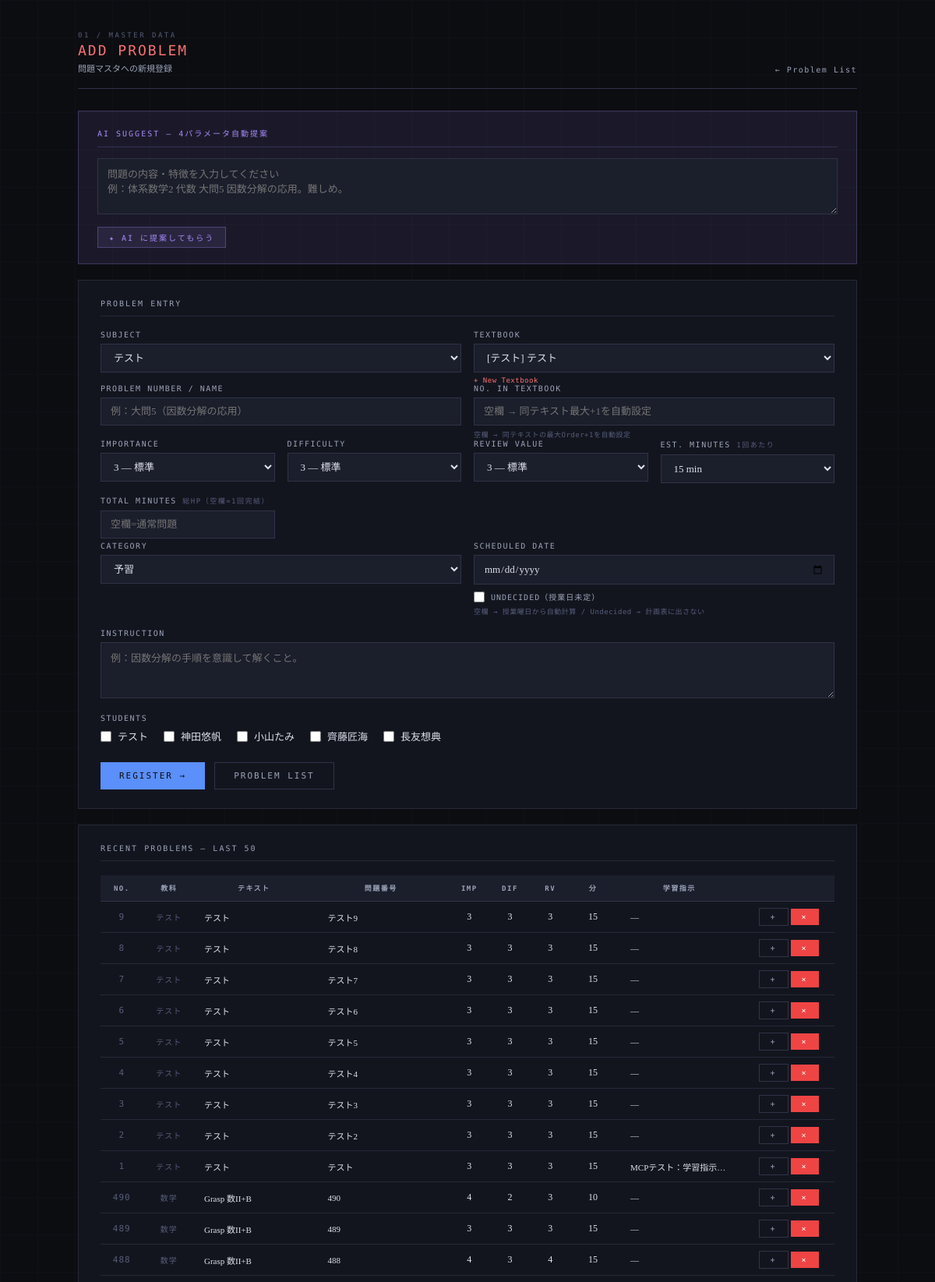
The page /problems (upper part) on the database its author committed.
### tables this page shows
CREATE TABLE students (
            student_id TEXT PRIMARY KEY,
            name TEXT NOT NULL,
            subjects TEXT NOT NULL
        , plan_mode TEXT DEFAULT 'all');

CREATE TABLE problems (
            problem_id INTEGER PRIMARY KEY AUTOINCREMENT,
            subject TEXT NOT NULL,
            textbook TEXT NOT NULL,
            problem_number TEXT NOT NULL,
            importance TEXT NOT NULL,
            type TEXT NOT NULL
        , instruction TEXT, difficulty INTEGER DEFAULT 3, review_value INTEGER DEFAULT 3, estimated_minutes INTEGER DEFAULT 15, textbook_id INTEGER, section_id INTEGER, order_in_textbook INTEGER, total_minutes INTEGER DEFAULT NULL);

### app.py (the view, shortened to what this page needs)
@app.route("/problems", methods=["GET", "POST"])
def problems():
    conn = get_connection()
    c = conn.cursor()
    c.execute("SELECT * FROM students ORDER BY student_id")
    students = c.fetchall()
    c.execute("""
        SELECT p.problem_id, p.subject, p.textbook, p.problem_number,
               p.importance, p.difficulty, p.review_value,
               p.estimated_minutes, p.instruction, p.order_in_textbook
        FROM problems p
        ORDER BY p.problem_id DESC LIMIT 50
    """)
    probs = c.fetchall()
    c.execute("""
        SELECT t.textbook_id, t.name, t.subject,
               s.name as series_name
        FROM textbooks t
        LEFT JOIN series s ON t.series_id = s.series_id
        ORDER BY t.subject, s.name, t.name
    """)
    textbooks_list = c.fetchall()
    c.execute("SELECT DISTINCT subjects FROM students ORDER BY subjects")
    all_subjects = []
    for row in c.fetchall():
        for subj in row["subjects"].split(","):
            s = subj.strip()
            if s and s not in all_subjects:
                all_subjects.append(s)
    all_subjects = sorted(all_subjects)
    conn.close()
    return render_template("problems.html",
                           students=students,
                           problems=probs,
                           textbooks=textbooks_list,
                           all_subjects=all_subjects)

### database.py (called while the page is built)
def get_connection():
    conn = sqlite3.connect(DB_PATH)
    conn.row_factory = sqlite3.Row
    return conn

### templates/problems.html (shortened to what this page needs)
<!DOCTYPE html>
<html lang="ja">
<head>
</head>
<body>
<div class="container">
  <div class="page-header fade-in">
    <div>
      <div class="page-label">01 / Master Data</div>
      <div class="page-title">Add Problem</div>
      <div class="page-title-ja">問題マスタへの新規登録</div>
    </div>
    <a class="page-header-back" href="/problems/list">Problem List</a>
  </div>
  <div class="ai-box fade-in">
    <div class="ai-box-title">AI Suggest — 4パラメータ自動提案</div>
    <textarea id="ai-input"
      placeholder="問題の内容・特徴を入力してください&#10;例：体系数学2 代数 大問5 因数分解の応用。難しめ。"></textarea>
    <div style="display:flex;gap:12px;align-items:center;margin-top:12px;">
      <button class="btn btn-purple btn-sm" onclick="askAI()">✦ AI に提案してもらう</button>
    </div>
  </div>
  <div class="card fade-in">
    <div class="card-title">Problem Entry</div>
    <form method="POST" id="problem-form">
      <div class="grid-2">
        <div>
          <label>Subject</label>
          <select name="subject" id="f-subject" onchange="filterTextbooks()">
            {% for subj in all_subjects %}
            <option value="{{ subj }}">{{ subj }}</option>
            {% endfor %}
          </select>
        </div>
        <div>
          <label>Textbook</label>
          <select name="textbook_id" id="f-textbook_id">
            {% for t in textbooks %}
            <option value="{{ t.textbook_id }}" data-subject="{{ t.subject }}">
              {% if t.series_name %}[{{ t.series_name }}] {% endif %}{{ t.name }}
            </option>
            {% endfor %}
          </select>
          <p class="hint">
            <a href="/textbooks" style="color:#f87171;">+ New Textbook</a>
          </p>
        </div>
      </div>
      <div class="grid-2" style="margin-top:0;">
        <div>
          <label>Problem Number / Name</label>
          <input type="text" name="problem_number" id="f-problem_number"
            placeholder="例：大問5（因数分解の応用）" required>
        </div>
        <div>
          <label>No. in Textbook</label>
          <input type="number" name="order_in_textbook" id="f-order_in_textbook"
            min="1" max="9999" placeholder="空欄 → 同テキスト最大+1を自動設定">
          <p class="hint">空欄 → 同テキストの最大Order+1を自動設定</p>
        </div>
      </div>
      <div class="grid-4" style="margin-top:0;">
        <div>
          <label>Importance</label>
          <select name="importance" id="f-importance">
            <option value="3" selected>3 — 標準</option>
          </select>
        </div>
        <div>
          <label>Difficulty</label>
          <select name="difficulty" id="f-difficulty">
            <option value="3" selected>3 — 標準</option>
          </select>
        </div>
        <div>
          <label>Review Value</label>
          <select name="review_value" id="f-review_value">
            <option value="3" selected>3 — 標準</option>
          </select>
        </div>
        <div>
          <label>Est. Minutes <span style="color:var(--text-dim);font-size:9px;">1回あたり</span></label>
          <select name="estimated_minutes" id="f-estimated_minutes">
            {% for m in range(5, 125, 5) %}
            <option value="{{ m }}" {% if m == 15 %}selected{% endif %}>{{ m }} min</option>
            {% endfor %}
          </select>
        </div>
        <div>
          <label>Total Minutes <span style="color:var(--text-dim);font-size:9px;">総HP（空欄=1回完結）</span></label>
          <input type="number" name="total_minutes" id="f-total_minutes"
            min="5" max="999" step="5" placeholder="空欄=通常問題">
        </div>
      </div>
      <div class="grid-2" style="margin-top:0;">
        <div>
          <label>Category</label>
          <select name="category" id="f-category">
            <option value="予習" selected>予習</option>
          </select>
        </div>
        <div>
          <label>Scheduled Date</label>
          <input type="date" name="scheduled_date" id="f-scheduled_date">
          <div style="display:flex;align-items:center;gap:8px;margin-top:8px;">
            <input type="checkbox" name="undecided" value="1" id="f-undecided"
              style="accent-color:var(--blue);width:14px;height:14px;"
              onchange="toggleDate(this)">
            <label for="f-undecided" style="font-family:'DM Mono',monospace;font-size:10px;
              letter-spacing:1px;text-transform:uppercase;color:var(--text-muted);
              margin:0;cursor:pointer;">Undecided（授業日未定）</label>
          </div>
          <p class="hint">空欄 → 授業曜日から自動計算 / Undecided → 計画表に出さない</p>
        </div>
      </div>
      <label>Instruction</label>
      <textarea name="instruction" id="f-instruction"
        placeholder="例：因数分解の手順を意識して解くこと。"></textarea>
      <label>Students</label>
      <div class="student-checks">
        {% for s in students %}
        <label>
          <input type="checkbox" name="student_ids" value="{{ s.student_id }}">
          {{ s.name }}
        </label>
        {% endfor %}
      </div>
      <div style="margin-top:24px;display:flex;gap:12px;">
        <button type="submit" class="btn btn-primary">Register →</button>
        <a href="/problems/list" class="btn btn-ghost">Problem List</a>
      </div>
    </form>
  </div>
  <div class="card fade-in">
    <div class="card-title">Recent Problems — Last 50</div>
    <div style="overflow-x:auto;">
    <table class="data-table">
      <thead>
        <tr>
          <th>No.</th><th>教科</th><th>テキスト</th><th>問題番号</th>
          <th>Imp</th><th>Dif</th><th>RV</th><th>分</th><th>学習指示</th><th></th>
        </tr>
      </thead>
      <tbody>
      {% for p in problems %}
      <tr id="row-{{ p.problem_id }}">
        <td class="meta-text" style="font-family:'DM Mono',monospace;font-size:11px;">
          {{ p.order_in_textbook or '—' }}
        </td>
        <td class="meta-text">{{ p.subject }}</td>
        <td class="left" style="max-width:130px;overflow:hidden;text-overflow:ellipsis;white-space:nowrap;font-size:11px;">
          {{ p.textbook }}
        </td>
        <td class="editable-cell left" data-problem="{{ p.problem_id }}" data-field="problem_number"
          style="max-width:150px;">
          <span class="editable" ondblclick="startTextLineEdit(this)"
            style="font-size:11px;display:block;overflow:hidden;text-overflow:ellipsis;white-space:nowrap;max-width:150px;">
            {{ p.problem_number }}
          </span>
        </td>
        <td class="editable-cell" data-problem="{{ p.problem_id }}" data-field="importance">
          <span class="editable" ondblclick="startNumEdit(this)">{{ p.importance }}</span>
        </td>
        <td class="editable-cell" data-problem="{{ p.problem_id }}" data-field="difficulty">
          <span class="editable" ondblclick="startNumEdit(this)">{{ p.difficulty }}</span>
        </td>
        <td class="editable-cell" data-problem="{{ p.problem_id }}" data-field="review_value">
          <span class="editable" ondblclick="startNumEdit(this)">{{ p.review_value }}</span>
        </td>
        <td class="editable-cell" data-problem="{{ p.problem_id }}" data-field="estimated_minutes">
          <span class="editable" ondblclick="startNumEdit(this, 5, 120, 5)">{{ p.estimated_minutes }}</span>
        </td>
        <td class="editable-cell left" data-problem="{{ p.problem_id }}" data-field="instruction"
          style="max-width:140px;">
          <span class="editable" ondblclick="startTextAreaEdit(this)"
            style="font-size:11px;display:block;overflow:hidden;text-overflow:ellipsis;white-space:nowrap;max-width:140px;">
            {{ p.instruction or '—' }}
          </span>
        </td>
        <td>
          <button class="btn btn-ghost btn-sm"
            onclick="showAddAssignment({{ p.problem_id }})"
            title="出題予定を追加">+</button>
          <button class="btn btn-danger btn-sm"
            onclick="deleteProblem({{ p.problem_id }}, this)">×</button>
        </td>
      </tr>
      {% endfor %}
      </tbody>
    </table>
    </div>
  </div>
</div>
</body>
</html>

### rows shown on the page
students: name "テスト"
students: name "神田悠帆"
students: name "小山たみ"
students: name "齊藤匠海"
students: name "長友想典"
problems: order_in_textbook "9", subject "テスト", textbook "テスト", problem_number "テスト9", importance "3", difficulty "3", review_value "3", estimated_minutes "15", instruction "—"
problems: order_in_textbook "8", subject "テスト", textbook "テスト", problem_number "テスト8", importance "3", difficulty "3", review_value "3", estimated_minutes "15", instruction "—"
problems: order_in_textbook "7", subject "テスト", textbook "テスト", problem_number "テスト7", importance "3", difficulty "3", review_value "3", estimated_minutes "15", instruction "—"
problems: order_in_textbook "6", subject "テスト", textbook "テスト", problem_number "テスト6", importance "3", difficulty "3", review_value "3", estimated_minutes "15", instruction "—"
problems: order_in_textbook "5", subject "テスト", textbook "テスト", problem_number "テスト5", importance "3", difficulty "3", review_value "3", estimated_minutes "15", instruction "—"
problems: order_in_textbook "4", subject "テスト", textbook "テスト", problem_number "テスト4", importance "3", difficulty "3", review_value "3", estimated_minutes "15", instruction "—"
problems: order_in_textbook "3", subject "テスト", textbook "テスト", problem_number "テスト3", importance "3", difficulty "3", review_value "3", estimated_minutes "15", instruction "—"
problems: order_in_textbook "2", subject "テスト", textbook "テスト", problem_number "テスト2", importance "3", difficulty "3", review_value "3", estimated_minutes "15", instruction "—"
problems: order_in_textbook "1", subject "テスト", textbook "テスト", problem_number "テスト", importance "3", difficulty "3", review_value "3", estimated_minutes "15", instruction "MCPテスト：学習指示…"
problems: order_in_textbook "490", subject "数学", textbook "Grasp 数II+B", problem_number "490", importance "4", difficulty "2", review_value "3", estimated_minutes "10", instruction "—"
problems: order_in_textbook "489", subject "数学", textbook "Grasp 数II+B", problem_number "489", importance "3", difficulty "3", review_value "3", estimated_minutes "15", instruction "—"
problems: order_in_textbook "488", subject "数学", textbook "Grasp 数II+B", problem_number "488", importance "4", difficulty "3", review_value "4", estimated_minutes "15", instruction "—"

### other values the page prints
form field subject "テスト"
form field estimated_minutes "15 min"
